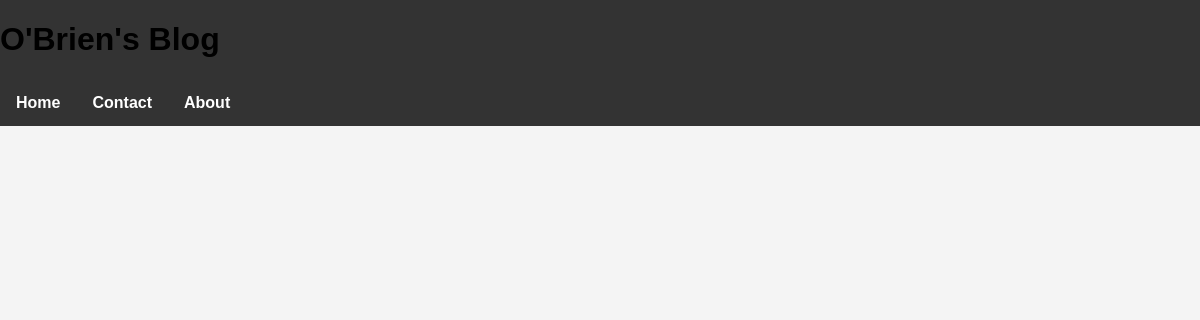
Before: / with the older database file.
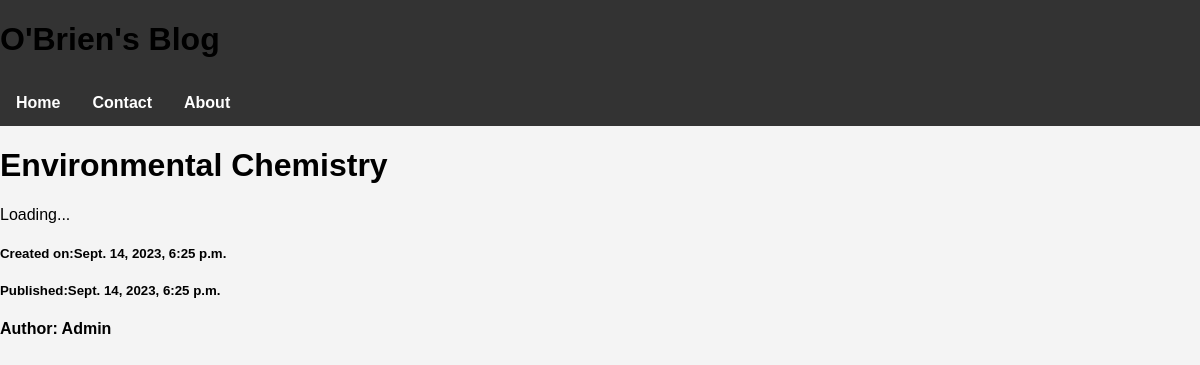
After: the same page with the newer database file.
### blog/models.py (models this page shows, shortened)
class Post(models.Model):
    author = models.ForeignKey(settings.AUTH_USER_MODEL, on_delete=models.CASCADE)
    title = models.CharField(max_length=200)
    text = models.TextField()
    created_date = models.DateTimeField(default=timezone.now)
    published_date = models.DateTimeField(default = datetime.now,blank=True, null=True)

### blog/views.py (the view)
# urls.py: path('',views.index,name = 'index'),
def index(request):
    posts = Post.objects.all()
    return render(request, 'index.html', {'posts':posts})

### templates/index.html (shortened to what this page needs)
<!DOCTYPE html>
<html lang="en">
<head>
</head>
<body>
  <div class="navbar">
    <h1>O'Brien's Blog</h1>
<a href="#"><b>Home</b></a>
<a href="contact"><b>Contact</b></a>
<a href="about"><b>About</b></a>
</div>
</head>
<body>
<div id="posts" class="blog">
    {% for post in posts %}
    <h1>{{post.title}}</h1>
    <p>{{post.text}}</p>
    <h5>Created on:{{post.created_date}}</h5>
    <h5>Published:{{post.published_date}}</h5>
    <h4>Author: {{post.author}}</h4>
    {% endfor %}
</div>
</html>

### templates/index.html (style rules this page uses)
body { margin: 0; font-family: Arial, sans-serif; background-color: #f4f4f4; }
.navbar { background-color: #333; overflow: hidden; }
.navbar a { float: left; display: block; color: white; text-align: center; padding: 14px 16px; text-decoration: none; }

Changed rows visible on the page:
added Post: title "Environmental Chemistry", text "Loading...", created_date "Sept. 14, 2023, 6:25 p.m.", published_date "Sept. 14, 2023, 6:25 p.m.", author "Admin"
